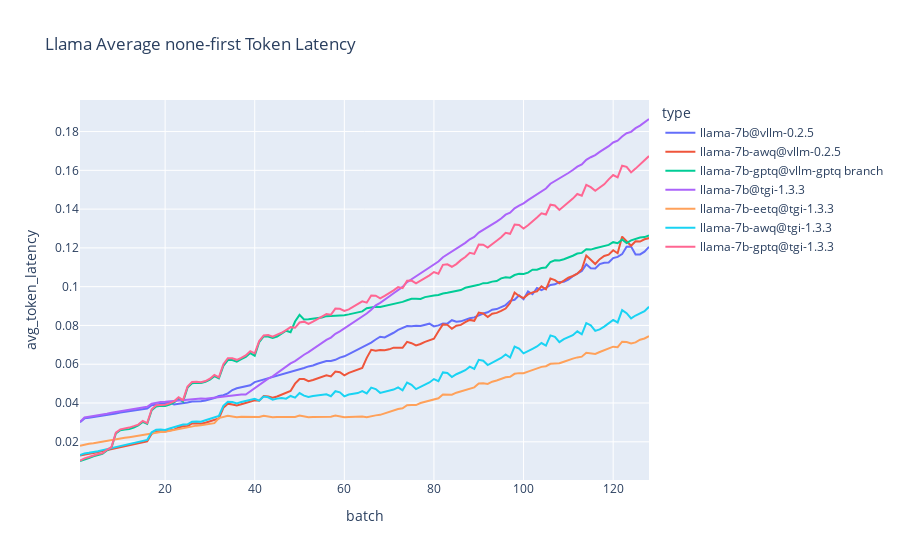

The notebook cell this image was saved under:
### Code cell
fig_llama_avg_latency = px.line(llamas, x='batch', y='avg_token_latency', color='type', title='Llama Average none-first Token Latency')
fig_llama_avg_latency.write_image('images/llama2-7b-avglat.png', scale=2,width=1440)
fig_llama_avg_latency.show()
